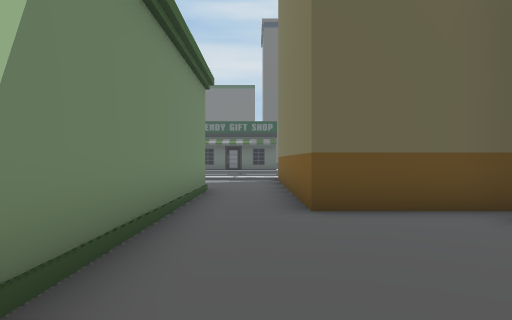
view 1 (above)

24 first-person views from a walk through a Unity game level. The camera is 1.5 m above the floor, looks level and sees 70° across. The floor is counted in squares, 2 m on a side. Each view is taken from the middle of a square. On the plan, view 1 faces up. The plan holds only what a view shows up to about 11 squares ahead; the rest is blank. The place goes on beyond the plan. Some animated figures are not drawn.

view 2
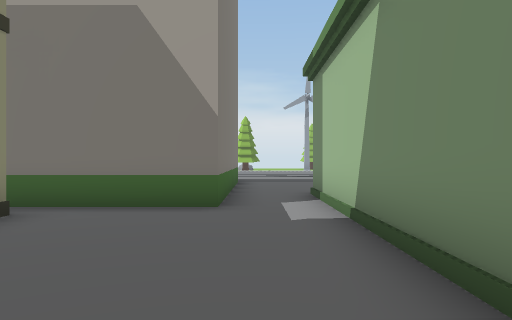

view 3
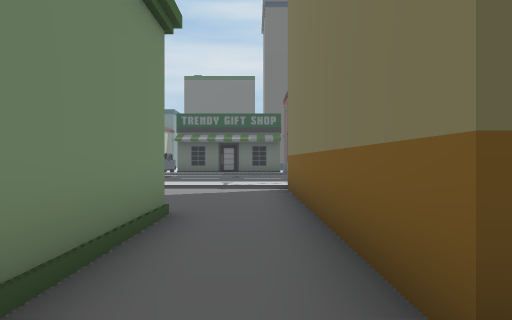

view 4
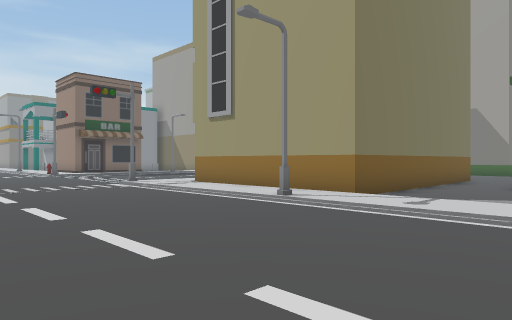

view 5
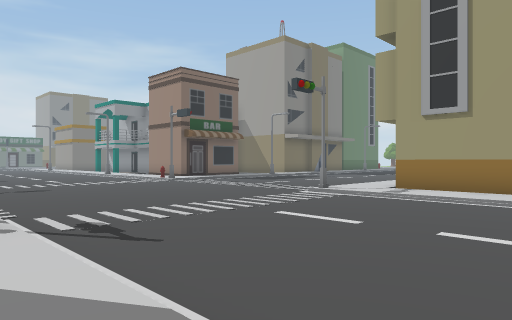

view 6
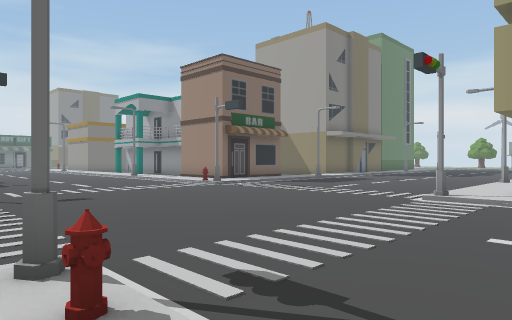

view 7
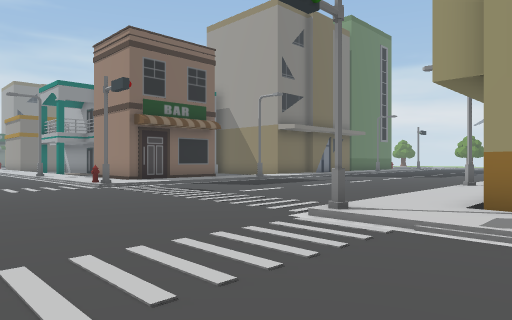

view 8
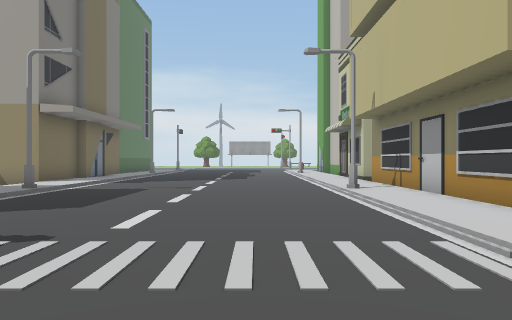

view 9
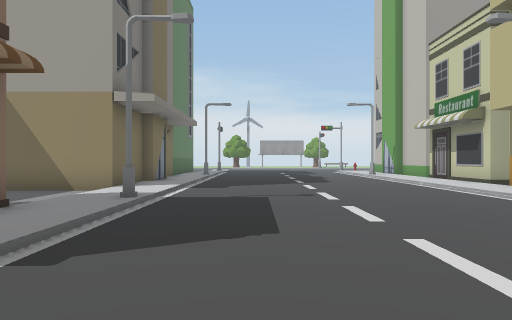

view 10
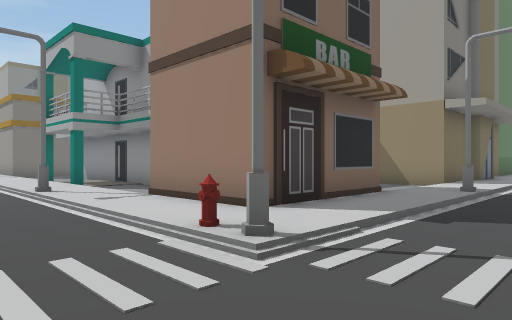

view 11
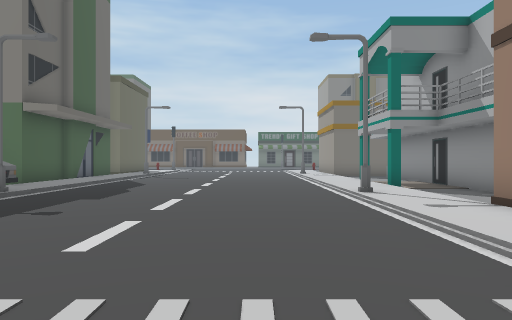

view 12
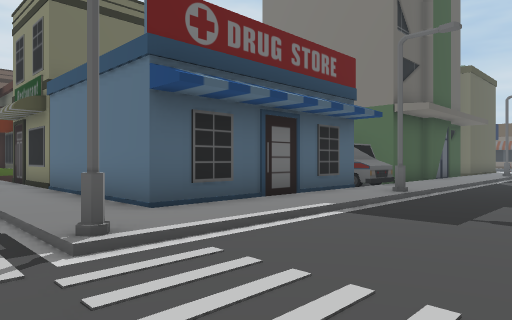

view 13
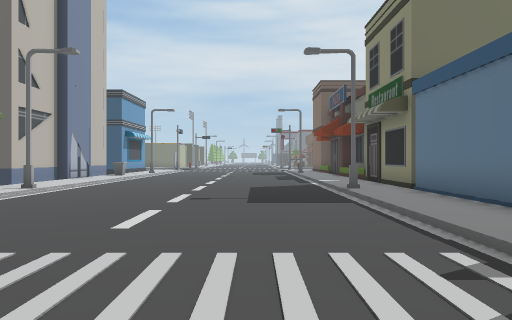

view 14
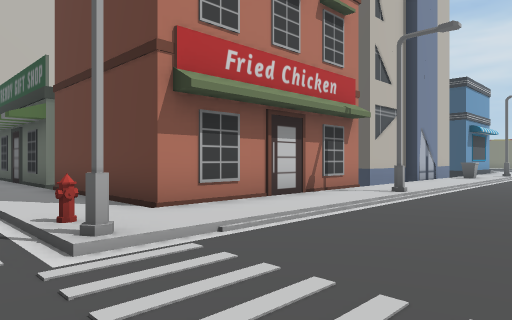

view 15
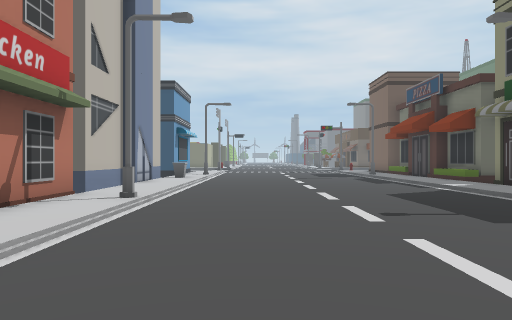

view 16
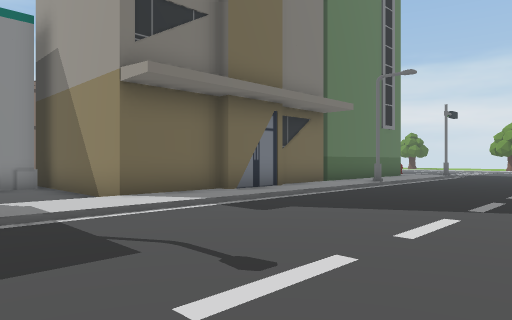

view 17
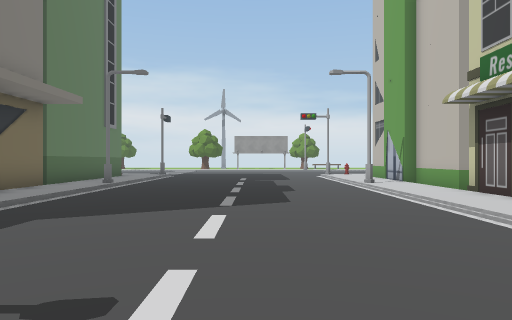

view 18
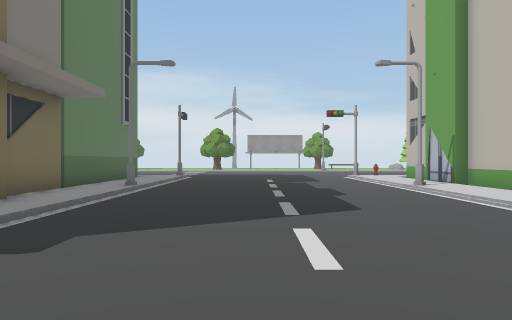

view 19
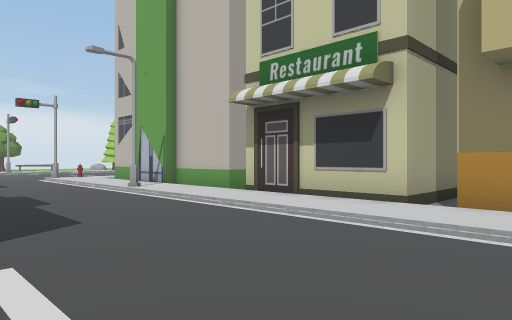

view 20
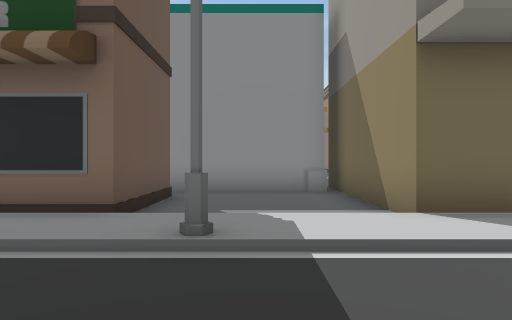

view 21
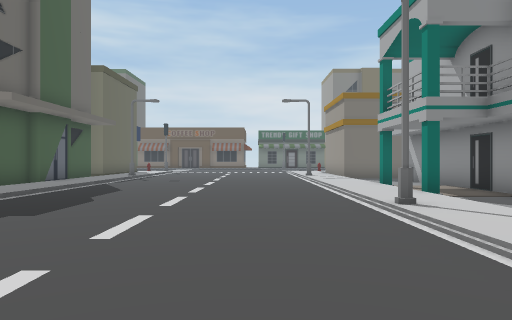

view 22
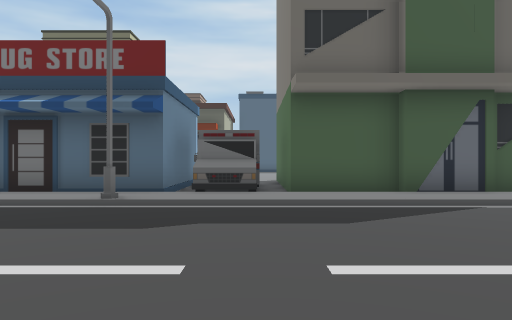

view 23
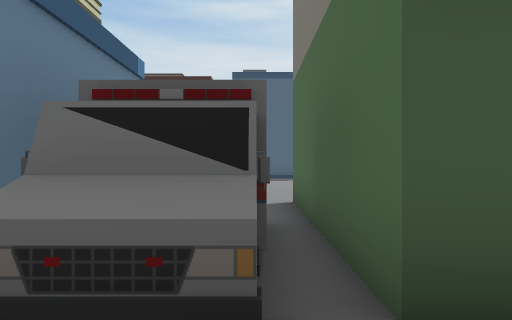

view 24
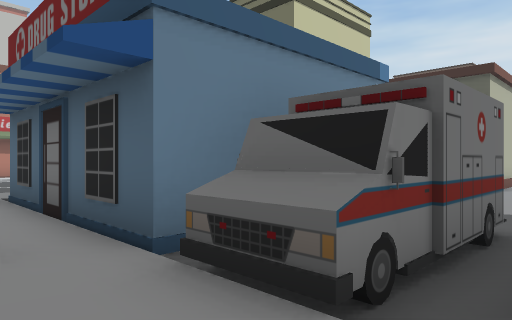

### Floor plan
Key: @ floor where view 1 was taken; # wall or solid block; . main floor; : floor 0.25 m higher than the main floor; / step, stairs or slope; B building; S streetlight; H hydrant; O other object.
Columns run from 3 left of view 1 to 27 right of it. Each row starts with its distance up from view 1.
 33          B:/....../:      ...
 32          B:/....../:B B   ...
 31          B:/....../:B B   ...
 30          B:/....../:B B   ...
 29          #:/....../:BBB    .B
 28          #:S......S:#      .B
 27          #:/....../:#    # OB
 26          #:/....../:#    # OB
 25          #:/....../:#    #OOB
 24  #########:/....../:######OOBBB
 23  ::::::::::/....../::::::::::::
 22       ////H#......#/////S//////
 21      ..........................
 20 . .. ..........................
 19  ..............................
 18 ...............................
 17 ...............................
 16  ..............................
 15  ///S//////#......#H////S//////
 14  ::::::::::/....../::::::::::::
 13  ...BBBBBB:/....../:### ...#.#
 12  ...B    B:/....../:#   ......
 11  ...B    B:/....../:#     #####
 10   ..B    B:/....../:###.#
  9   B.B    B:S......S:....#
  8   B.B    B:/....../:....#
  7   B.B    B:/....../:....#
  6   B.BBBB B:/....../:BBBBBB
  5   B.......:/....../:B
  4   B....BBB:/....../:B
  3   B...   B:/....../B
  2   B....  B:/....../B
  1   B....B B:/....../:B
  0   B@BBBB B:/....../:B
 -1   B.B    B:/......S:B
 -2   B.B    B:S......S:B
 -3   ..B    B:/....../:B

Positions as (right, up) in squares from view 1, and headings:
1: (0, 0), facing up
2: (0, 6), facing down
3: (0, 4), facing up
4: (-3, 20), facing down-right
5: (2, 23), facing down-right
6: (5, 23), facing down-right
7: (5, 19), facing down-right
8: (10, 17), facing down
9: (13, 15), facing down
10: (13, 17), facing down-right
11: (14, 17), facing right
12: (14, 19), facing up-right
13: (13, 20), facing up
14: (11, 21), facing up-left
15: (10, 22), facing up
16: (10, 9), facing down-right
17: (11, 9), facing down
18: (12, 8), facing down
19: (12, 7), facing down-left
20: (12, 8), facing right
21: (16, 17), facing right
22: (24, 16), facing up
23: (24, 22), facing up
24: (25, 22), facing up-left
